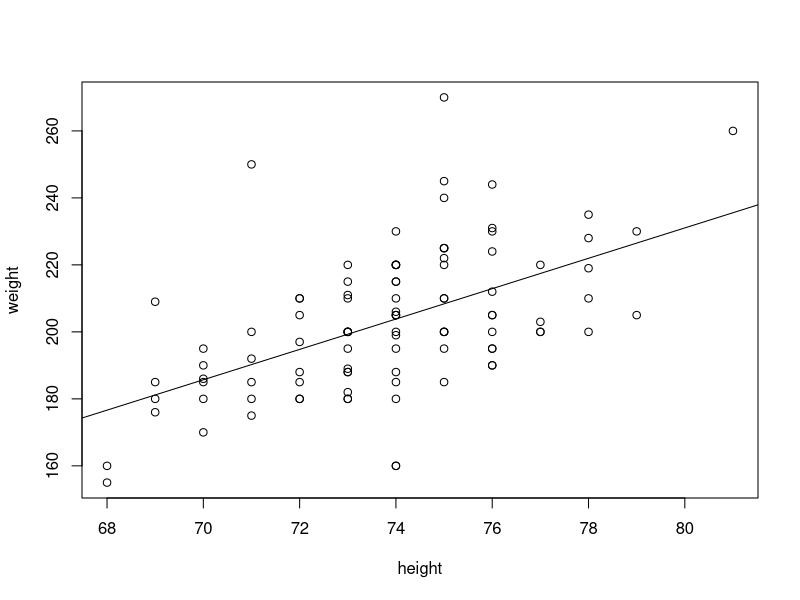

R code for this plot:
## ---- chunk 1
dat <- read.table("baseball_players.txt",header=T)
height <- dat$Height[1:100]
weight <- dat$Weight[1:100]
## ---- chunk 2
weight_lm <- lm(weight ~ height)
plot(height,weight)
abline(coef(weight_lm))
## ---- chunk 3
round(coef(weight_lm),3)
## ---- chunk 4

## ---- chunk 5

## ---- chunk 6

## ---- chunk 7

